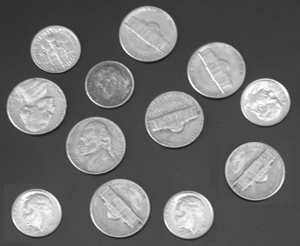
#> input picture PDI/binarizacion/coins.png, 300 x 246 px
$ python umbralizacionOtsu.py
#> lines starting #> are read from the running program, lines starting #| are printed output that depends on the picture; after the words box and inside, x2 and y2 are one past the last pixel; in counts of white or black regions, pixels touching at a corner belong together
# -*- coding: utf-8 -*-
"""
Created on Wed Mar 19 13:03:41 2025

@author: dtrej
"""

import cv2
from matplotlib import pyplot as plt

img = cv2.imread("coins.png", 0)
#> img is the input picture: shape (246, 300); min 23, max 255, mean 110.5

hist = cv2.calcHist([img], [0], None, [256], [0, 255])
#> hist = 256 values, max 3351 at index 73, min 0 at index 0, mean 287.9

plt.hist(img.ravel(), 256, [0, 255])

umbral, th = cv2.threshold(img, 0, 255, cv2.THRESH_BINARY + cv2.THRESH_OTSU)
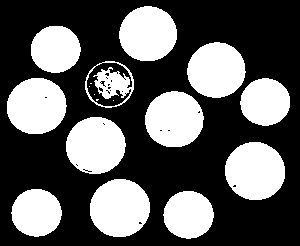
#> th: shape (246, 300); 36.5% white; 17 white regions (5 under 20 px), largest, box (x1, y1, x2, y2) and area: (225, 142, 285, 200) 2748, (90, 179, 150, 237) 2748, (66, 117, 126, 174) 2667
#> umbral = 126

print(umbral)
#| 126.0

cv2.imshow("Original", img)
cv2.imshow("bin", th)

cv2.waitKey()
cv2.destroyAllWindows()
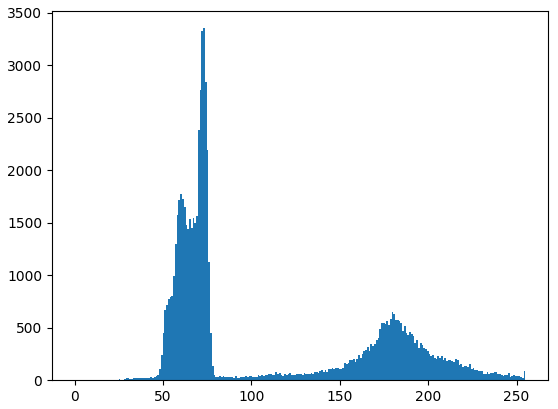
#> figure drawn by matplotlib, 1 panel; tallest bar 3351 high, from x = 72.71 to 73.71
